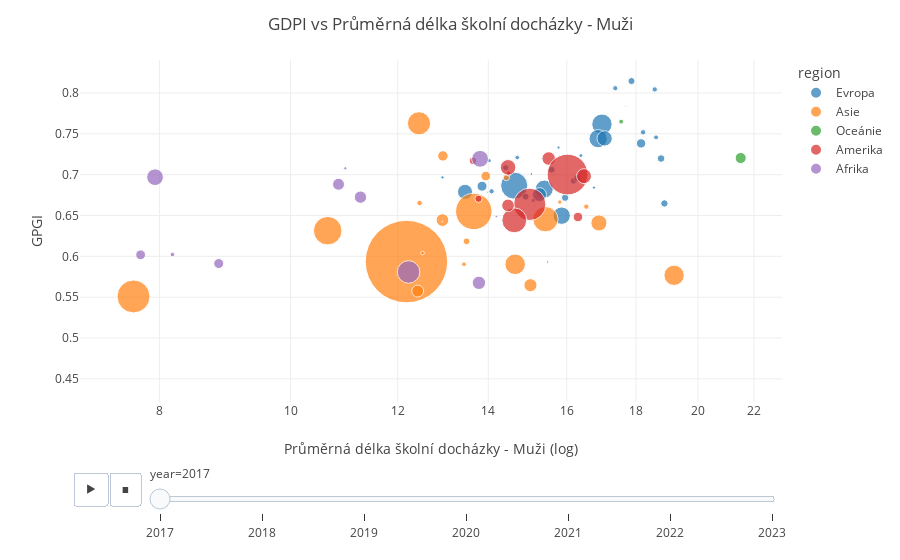

Notebook code cell kept with this figure:
### Code cell
import pandas as pd
import plotly.express as px


def create_bubble_lifeexp():
    pop = pd.read_csv("init_data/Total_population.csv")
    pop = pop.loc[pop["Indicator"] == "Total population (thousands)"][["LOCATION", "TIME", "Value"]]
    new_ind = pd.read_csv("init_data/Life_expectancy.csv")
    new_ind = new_ind.loc[new_ind["Indicator"] == "Life expectancy at birth, total (years)"][["Indicator", "LOCATION", "TIME", "Value"]]
    gpgi = pd.read_csv("data/gpgi_long.csv")

    df = gpgi.merge(pop, left_on=["iso3", "year"], right_on=["LOCATION", "TIME"])
    df.rename(columns={"Value": "pop_thousands"}, inplace=True)
    df.drop(columns=["TIME", "LOCATION"], inplace=True)

    df = df.merge(new_ind, left_on=["iso3", "year"], right_on=["LOCATION", "TIME"])
    df.rename(columns={"Value": "life_expectancy"}, inplace=True)
    df.drop(columns=["TIME", "LOCATION"], inplace=True)


    df["pop_thousands"] = df["pop_thousands"] * 1000
    df = df[["life_expectancy", "gpgi", "pop_thousands", "region", "country", "year"]]
    df.columns = ["Očekávaná průměrná délka života", "GPGI", "Populace", "Region", "Země", "Rok"]

    fig = px.scatter(df, x="Očekávaná průměrná délka života", y="GPGI", size="Populace", color="Region", hover_name="Země", template="none", labels={"Očekávaná průměrná délka života": "Očekávaná průměrná délka života (log)", "GPGI":"GPGI"}, size_max=60, log_x=True, animation_frame="Rok", animation_group="Země")

    fig.update_layout(
        title={
            'text': "GPGI vs HDP",
        },
        font=dict(
            # family="Poppins, sans-serif",
            color="Black"
        ),
        hoverlabel=dict(
            font_size=16,
        )
    )

    # fig.update_layout(transition = {'duration': 3000})
    fig.layout.updatemenus[0].buttons[0].args[1]["frame"]["duration"] = 1500

    return fig

fig.show()

### Figure 1 — Plotly figure (JSON) as saved in the notebook; plotly's stock layout.template omitted (floating-point values rounded to 4 significant figures)
{"data": [{"hovertemplate": "<b>%{hovertext}</b><br><br>region=Evropa<br>year=2017<br>School_Expectancy_Male=%{x}<br>gpgi=%{y}<br>pop_thousands=%{marker.size}<extra></extra>", "hovertext": ["Iceland", "Finland", "Norway", "Sweden", "Ireland", "Denmark", "Switzerland", "Belgium", "Latvia", "Netherlands", "Germany", "United Kingdom", "Austria", "Luxembourg", "Lithuania", "Spain", "Slovenia", "Serbia", "Bulgaria", "France", "Croatia", "Portugal", "Moldova", "Poland", "Macedonia, FYR", "Estonia", "Russian Federation", "Ukraine", "Romania", "Italy", "Slovak Republic", "Greece", "Czech Republic", "Malta", "Hungary", "Albania"], "ids": ["Iceland", "Finland", "Norway", "Sweden", "Ireland", "Denmark", "Switzerland", "Belgium", "Latvia", "Netherlands", "Germany", "United Kingdom", "Austria", "Luxembourg", "Lithuania", "Spain", "Slovenia", "Serbia", "Bulgaria", "France", "Croatia", "Portugal", "Moldova", "Poland", "Macedonia, FYR", "Estonia", "Russian Federation", "Ukraine", "Romania", "Italy", "Slovak Republic", "Greece", "Czech Republic", "Malta", "Hungary", "Albania"], "legendgroup": "Evropa", "marker": {"color": "#1F77B4", "size": [339, 5503, 5259, 10006, 4742, 5722, 8419, 11352, 1964, 17167, 82484, 65870, 8773, 591, 2919, 46517, 2094, 7480, 7215, 64074, 4209, 10317, 3201, 38532, 2111, 1316, 145323, 44752, 19743, 60069, 5436, 10723, 10529, 473, 9799, 2880], "sizemode": "area", "sizeref": 396.1, "symbol": "circle"}, "mode": "markers", "name": "Evropa", "orientation": "v", "showlegend": true, "type": "scatter", "x": [17.69, 18.58, 17.38, 17.86, 18.62, 18.22, 16.18, 18.78, 15.78, 18.15, 16.99, 16.88, 15.6, 13.98, 16.39, 17.06, 16.76, 14.46, 14.42, 15.4, 14.71, 16.29, 14.02, 15.27, 12.95, 15.06, 14.63, 13.46, 13.85, 15.86, 14.08, 18.89, 15.95, 15.15, 14.92, 15.11], "xaxis": "x", "y": [0.7836, 0.8044, 0.8059, 0.8146, 0.7457, 0.7519, 0.6924, 0.7198, 0.7333, 0.7383, 0.7618, 0.7441, 0.706, 0.6786, 0.7234, 0.7444, 0.6842, null, 0.7085, 0.6824, 0.721, 0.6959, 0.7172, 0.6756, 0.6967, 0.7008, 0.6866, 0.679, 0.6859, 0.6498, 0.6797, 0.6648, 0.6718, 0.6615, 0.6731, 0.6685], "yaxis": "y"}, {"hovertemplate": "<b>%{hovertext}</b><br><br>region=Asie<br>year=2017<br>School_Expectancy_Male=%{x}<br>gpgi=%{y}<br>pop_thousands=%{marker.size}<extra></extra>", "hovertext": ["Philippines", "Kazakhstan", "Mongolia", "Israel", "Sri Lanka", "Singapore", "Lao PDR*", "Kyrgyz Republic", "Thailand", "China", "Vietnam", "Bangladesh", "Cyprus", "Georgia", "Brunei Darussalam", "Tajikistan", "Bhutan*", "Armenia", "Indonesia", "Maldives", "Azerbaijan", "India", "Malaysia", "Cambodia", "Japan", "United Arab Emirates", "Korea, Rep.", "Bahrain", "Qatar", "Kuwait", "Jordan", "Turkey", "Nepal", "Oman", "Lebanon", "Saudi Arabia", "Iran, Islamic Rep.", "Syria", "Pakistan", "Yemen"], "ids": ["Philippines", "Kazakhstan", "Mongolia", "Israel", "Sri Lanka", "Singapore", "Lao PDR*", "Kyrgyz Republic", "Thailand", "China", "Vietnam", "Bangladesh", "Cyprus", "Georgia", "Brunei Darussalam", "Tajikistan", "Bhutan*", "Armenia", "Indonesia", "Maldives", "Azerbaijan", "India", "Malaysia", "Cambodia", "Japan", "United Arab Emirates", "Korea, Rep.", "Bahrain", "Qatar", "Kuwait", "Jordan", "Turkey", "Nepal", "Oman", "Lebanon", "Saudi Arabia", "Iran, Islamic Rep.", "Syria", "Pakistan", "Yemen"], "legendgroup": "Asie", "marker": {"color": "#FF7F0E", "size": [105813, 18201, 3062, 8236, 21468, 5739, 6944, 6070, 70767, 1406143, 93587, 160825, 1203, 3772, 428, 8826, 753, 2859, 263204, 463, 10030, 1346642, 31757, 15730, 126854, 9032, 51419, 1433, 2676, 4029, 10091, 81713, 28019, 4498, 6186, 33775, 83913, 19010, 214770, 29654], "sizemode": "area", "sizeref": 396.1, "symbol": "circle"}, "mode": "markers", "name": "Asie", "orientation": "v", "showlegend": true, "type": "scatter", "x": [12.44, 13.94, null, 14.44, 12.96, 16.54, 11.23, 12.45, null, null, null, 10.65, 15.27, 15.81, 13.65, null, null, null, 13.66, null, null, 12.18, 12.95, null, 15.43, 13.49, 16.9, 15.48, 12.52, null, null, 19.2, 12.41, 13.43, null, 15.04, 14.65, null, 7.655, null], "xaxis": "x", "y": [0.7629, 0.6983, 0.6731, 0.6965, 0.723, 0.6609, null, 0.6653, 0.6815, 0.6643, 0.6889, 0.6314, 0.6522, 0.6665, null, 0.6578, null, 0.6651, 0.655, 0.635, 0.6781, 0.5936, 0.6444, 0.6353, 0.6455, 0.6184, 0.6409, 0.5931, 0.6041, 0.6409, 0.6203, 0.5768, 0.5575, 0.5903, null, 0.5647, 0.5903, 0.6216, 0.5509, 0.451], "yaxis": "y"}, {"hovertemplate": "<b>%{hovertext}</b><br><br>region=Oceánie<br>year=2017<br>School_Expectancy_Male=%{x}<br>gpgi=%{y}<br>pop_thousands=%{marker.size}<extra></extra>", "hovertext": ["New Zealand", "Australia", "Fiji"], "ids": ["New Zealand", "Australia", "Fiji"], "legendgroup": "Oceánie", "marker": {"color": "#2CA02C", "size": [4707, 24392, 919], "sizemode": "area", "sizeref": 396.1, "symbol": "circle"}, "mode": "markers", "name": "Oceánie", "orientation": "v", "showlegend": true, "type": "scatter", "x": [17.55, 21.51, null], "xaxis": "x", "y": [0.7649, 0.7204, null], "yaxis": "y"}, {"hovertemplate": "<b>%{hovertext}</b><br><br>region=Amerika<br>year=2017<br>School_Expectancy_Male=%{x}<br>gpgi=%{y}<br>pop_thousands=%{marker.size}<extra></extra>", "hovertext": ["Nicaragua", "Cuba", "Canada", "United States", "Ecuador", "Bolivia", "Barbados", "Costa Rica", "Argentina", "Colombia", "Trinidad and Tobago", "Panama", "Bahamas", "Jamica", "Guyana", "Venezuela", "Brazil", "Mexico", "Dominican Republic", "Uruguay", "Peru", "Honduras", "Paraguay", "Chile", "El Salvador", "Belize", "Suriname", "Guatemala"], "ids": ["Nicaragua", "Cuba", "Canada", "United States", "Ecuador", "Bolivia", "Barbados", "Costa Rica", "Argentina", "Colombia", "Trinidad and Tobago", "Panama", "Bahamas", "Jamica", "Guyana", "Venezuela", "Brazil", "Mexico", "Dominican Republic", "Uruguay", "Peru", "Honduras", "Paraguay", "Chile", "El Salvador", "Belize", "Suriname", "Guatemala"], "legendgroup": "Amerika", "marker": {"color": "#D62728", "size": [6435, 11340, 36325, 328553, 16563, 11350, 279, 4970, 43865, 47907, 1474, 4061, 398, 2806, 761, 30790, 207678, 122211, 10588, 3419, 31363, 9544, 6311, 18207, 6260, 371, 584, 16439], "sizemode": "area", "sizeref": 396.1, "symbol": "circle"}, "mode": "markers", "name": "Amerika", "orientation": "v", "showlegend": true, "type": "scatter", "x": [null, 13.64, 15.51, 16.02, null, null, null, 14.49, 16.48, 14.48, null, null, null, null, null, null, 15.02, 14.63, 13.77, null, 14.48, null, null, 16.31, null, 12.94, null, null], "xaxis": "x", "y": [0.6458, 0.7169, 0.7198, 0.7002, 0.6881, 0.6574, null, 0.7014, 0.6982, 0.709, 0.6859, 0.6954, null, 0.6925, null, 0.6797, 0.6637, 0.6441, 0.6705, 0.6608, 0.6624, 0.6661, 0.6659, 0.6482, 0.6853, 0.6426, 0.6794, 0.6144], "yaxis": "y"}, {"hovertemplate": "<b>%{hovertext}</b><br><br>region=Afrika<br>year=2017<br>School_Expectancy_Male=%{x}<br>gpgi=%{y}<br>pop_thousands=%{marker.size}<extra></extra>", "hovertext": ["Lesotho", "South Africa", "Burundi", "Mozambique", "Malawi", "Cape Verde", "Namibia", "Uganda", "Madagascar", "Tanzania", "Senegal", "Ghana", "Kenya", "Botswana", "Angola*", "Mauritius", "Cameroon", "Burkina Faso", "Nigeria", "Zambia", "Ethiopia", "Algeria", "Egypt", "Benin", "Mali", "Morocco", "C»te d'Ivoire", "Mauritania", "Chad"], "ids": ["Lesotho", "South Africa", "Burundi", "Mozambique", "Malawi", "Cape Verde", "Namibia", "Uganda", "Madagascar", "Tanzania", "Senegal", "Ghana", "Kenya", "Botswana", "Angola*", "Mauritius", "Cameroon", "Burkina Faso", "Nigeria", "Zambia", "Ethiopia", "Algeria", "Egypt", "Benin", "Mali", "Morocco", "C»te d'Ivoire", "Mauritania", "Chad"], "legendgroup": "Afrika", "marker": {"color": "#9467BD", "size": [2157, 56311, 11020, 28142, 17640, 562, 2344, 39436, 25833, 55326, 14952, 29899, 48432, 2377, 29678, 1294, 24060, 19558, 191045, 17030, 106740, 40739, 100796, 11426, 19002, 35321, 24526, 4105, 14838], "sizemode": "area", "sizeref": 396.1, "symbol": "circle"}, "mode": "markers", "name": "Afrika", "orientation": "v", "showlegend": true, "type": "scatter", "x": [10.98, 13.81, 10.48, 10.85, null, 11.81, null, null, null, 7.941, null, 11.26, null, null, null, 14.19, null, 8.849, null, null, null, null, 12.22, null, 7.748, 13.78, 10.24, 8.179, null], "xaxis": "x", "y": [0.7078, 0.7194, null, 0.6883, 0.648, null, 0.7012, 0.6833, 0.6461, 0.6969, null, 0.6725, 0.6508, 0.6797, null, 0.6487, 0.5919, 0.5912, 0.6122, 0.6288, 0.5991, 0.6068, 0.5809, 0.5656, 0.6019, 0.5676, null, 0.6022, 0.5381], "yaxis": "y"}], "layout": {"legend": {"itemsizing": "constant", "title": {"text": "region"}, "tracegroupgap": 0}, "margin": {"t": 60}, "sliders": [{"active": 0, "currentvalue": {"prefix": "year="}, "len": 0.9, "pad": {"b": 10, "t": 60}, "steps": [{"args": [["2017"], {"frame": {"duration": 0, "redraw": false}, "fromcurrent": true, "mode": "immediate", "transition": {"duration": 0, "easing": "linear"}}], "label": "2017", "method": "animate"}, {"args": [["2018"], {"frame": {"duration": 0, "redraw": false}, "fromcurrent": true, "mode": "immediate", "transition": {"duration": 0, "easing": "linear"}}], "label": "2018", "method": "animate"}, {"args": [["2019"], {"frame": {"duration": 0, "redraw": false}, "fromcurrent": true, "mode": "immediate", "transition": {"duration": 0, "easing": "linear"}}], "label": "2019", "method": "animate"}, {"args": [["2020"], {"frame": {"duration": 0, "redraw": false}, "fromcurrent": true, "mode": "immediate", "transition": {"duration": 0, "easing": "linear"}}], "label": "2020", "method": "animate"}, {"args": [["2021"], {"frame": {"duration": 0, "redraw": false}, "fromcurrent": true, "mode": "immediate", "transition": {"duration": 0, "easing": "linear"}}], "label": "2021", "method": "animate"}, {"args": [["2022"], {"frame": {"duration": 0, "redraw": false}, "fromcurrent": true, "mode": "immediate", "transition": {"duration": 0, "easing": "linear"}}], "label": "2022", "method": "animate"}, {"args": [["2023"], {"frame": {"duration": 0, "redraw": false}, "fromcurrent": true, "mode": "immediate", "transition": {"duration": 0, "easing": "linear"}}], "label": "2023", "method": "animate"}], "x": 0.1, "xanchor": "left", "y": 0, "yanchor": "top"}], "title": {"text": "GDPI vs Průměrná délka školní docházky - Muži"}, "updatemenus": [{"buttons": [{"args": [null, {"frame": {"duration": 500, "redraw": false}, "fromcurrent": true, "mode": "immediate", "transition": {"duration": 500, "easing": "linear"}}], "label": "&#9654;", "method": "animate"}, {"args": [[null], {"frame": {"duration": 0, "redraw": false}, "fromcurrent": true, "mode": "immediate", "transition": {"duration": 0, "easing": "linear"}}], "label": "&#9724;", "method": "animate"}], "direction": "left", "pad": {"r": 10, "t": 70}, "showactive": false, "type": "buttons", "x": 0.1, "xanchor": "right", "y": 0, "yanchor": "top"}], "xaxis": {"anchor": "y", "domain": [0, 1], "title": {"text": "Průměrná délka školní docházky - Muži (log)"}, "type": "log"}, "yaxis": {"anchor": "x", "domain": [0, 1], "title": {"text": "GPGI"}}}}
